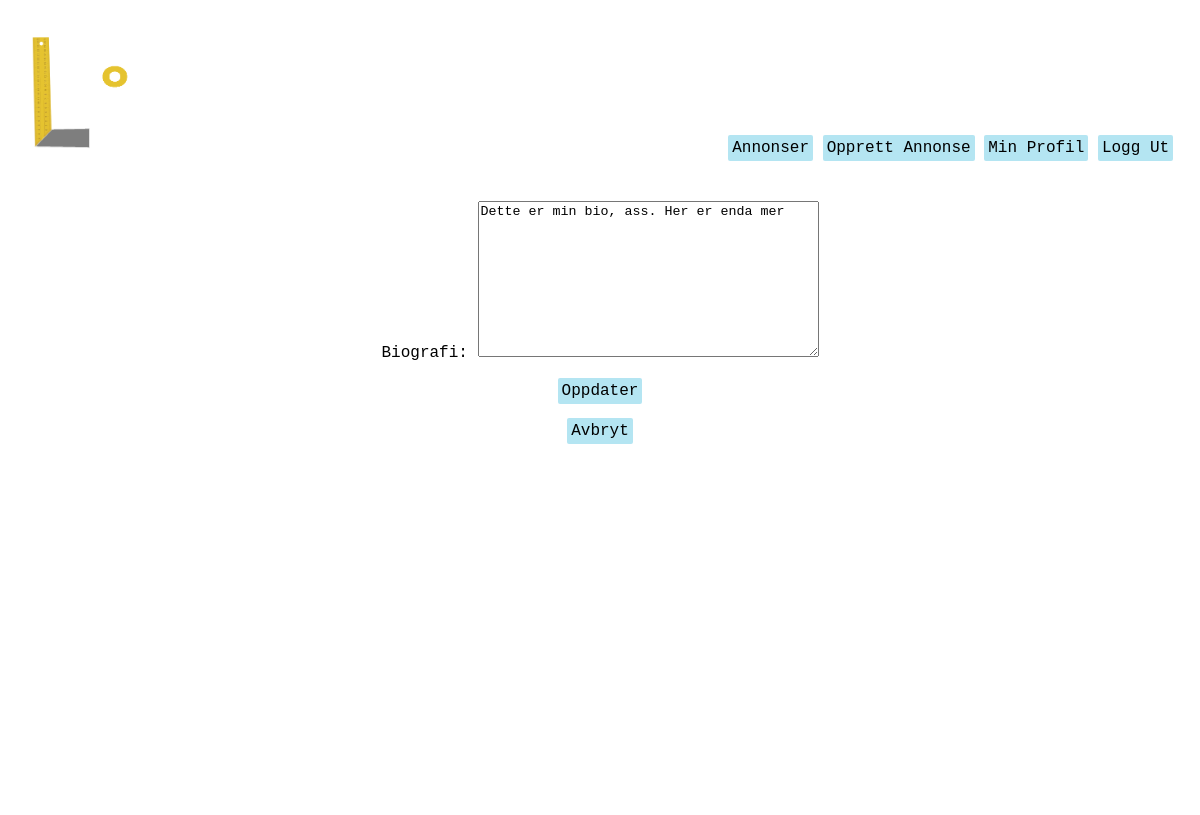
The app's page /users/profile/update (signed in), older data.
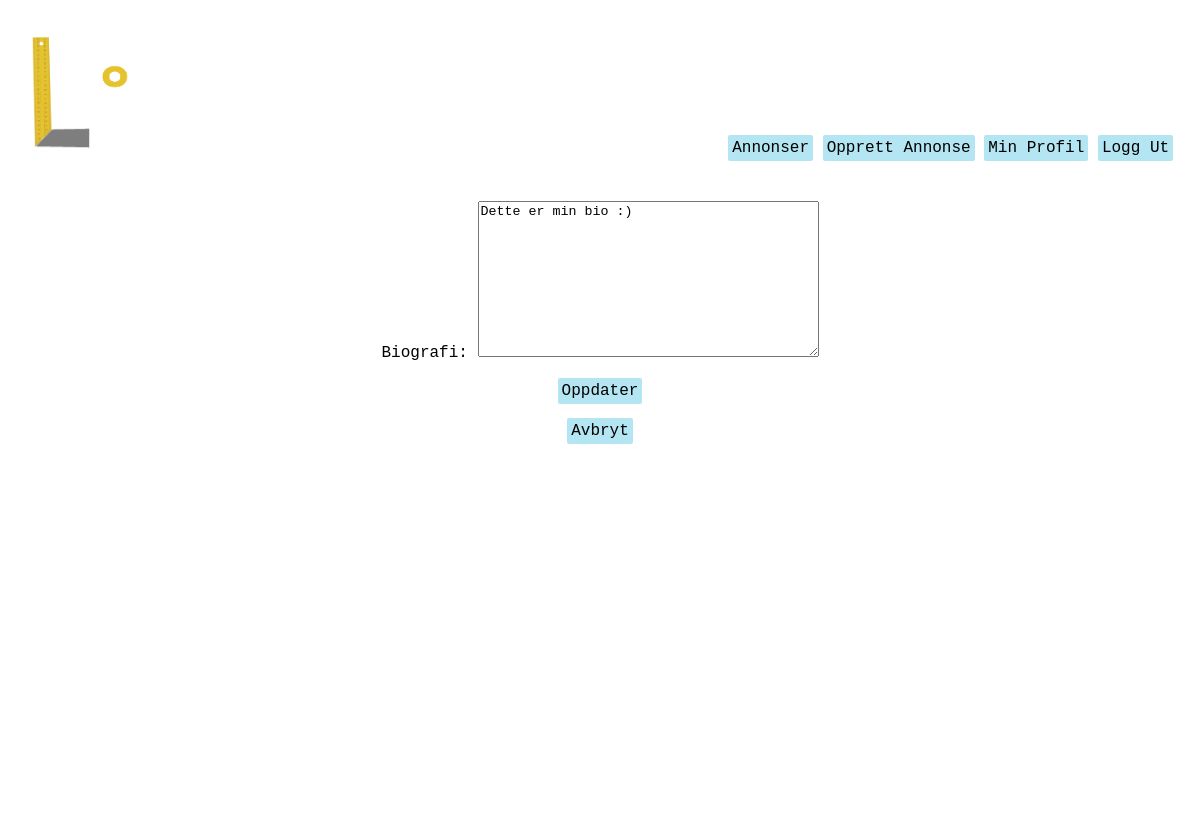
The same page, newer data.
### users/models.py (models this page shows, shortened)
class Profile(models.Model):
    user = models.OneToOneField(User, on_delete=models.CASCADE)
    bio = models.TextField(verbose_name="Biografi", null=True)

### users/views.py (the view)
# urls.py: path('profile/update', views.update_profile, name='update_profile'),
@login_required
def update_profile(request):
    if request.method == 'POST':
        profile_form = ProfileForm(request.POST, instance=request.user.profile)
        if profile_form.is_valid():
            profile_form.save()
            messages.success(request, 'Profilen din ble oppdatert')
            return redirect('users:my_profile')
    else:
        profile_form = ProfileForm(instance=request.user.profile)
    context = {'profile_form': profile_form}
    return render(request, 'users/update_profile.html', context)

### users/forms.py
class ProfileForm(ModelForm):
    class Meta:
        model = Profile
        fields = ['bio']

### users/templates/users/update_profile.html (shortened to what this page needs)
{% extends "users/base.html" %}
{% block content %}
    <div>
        <form action="" method = "post">
            {{ profile_form.as_p }}
            <input type="submit" value="Oppdater" class=knapp>
        </form>
        <br>
        <a href="{% url 'users:my_profile' %}" class="knapp">Avbryt</a>
    </div>
{% endblock content %}

Row changes from the older to the newer data that the page shows:
changed Profile: bio "Dette er min bio, ass. Her er enda mer" → "Dette er min bio :)"
